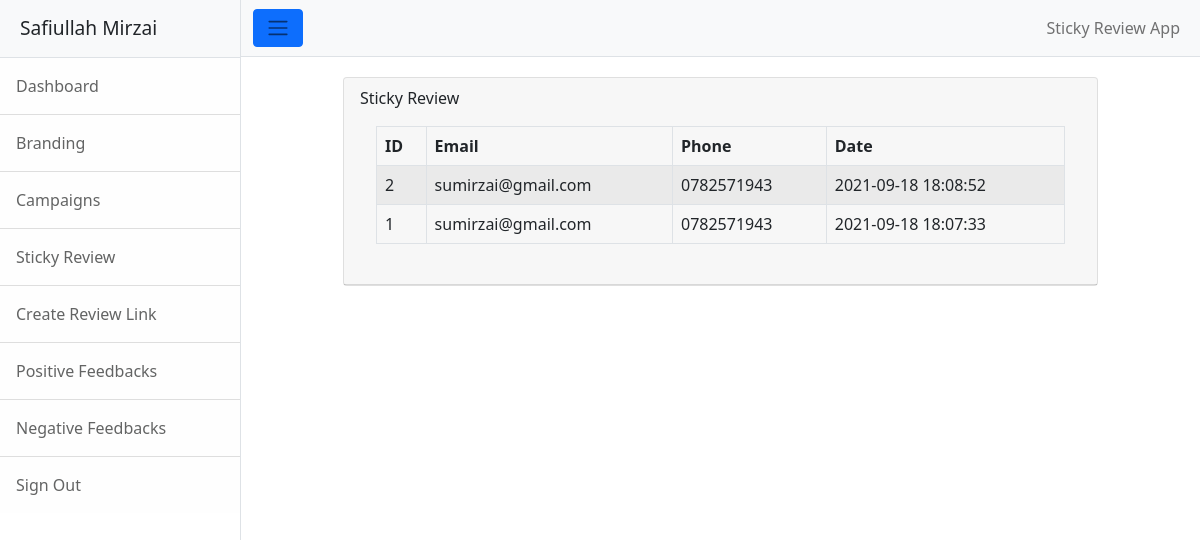
/NegativeFeedbacks/index.php (signed in), run on the app's committed database.
### tables this page shows
CREATE TABLE `negative_fb` (
  `nf_id` int(11) NOT NULL,
  `nf_email` varchar(255) NOT NULL,
  `nf_phone` varchar(255) NOT NULL,
  `created_at` timestamp NOT NULL DEFAULT current_timestamp()
);

### Controllers/NegetiveFeed.php (called while the page is built)
<?php
class NegetiveFeed
{
    function __construct($conn) {
        $this->conn = $conn;
    }
    public function index() {
        $data       =    array();
        $sql        =    "SELECT * FROM negative_fb  order by nf_id desc";
        $result     =    $this->conn->query($sql);
        if($result->num_rows > 0) {
            $data        =   mysqli_fetch_all($result, MYSQLI_ASSOC);
        }
        return $data;
    }
}

### NegativeFeedbacks/index.php (the view, shortened to what this page needs)
<?php
require_once ('../includes/header.php');
require_once ('../includes/db.php');
require_once '../Controllers/NegetiveFeed.php';
$db = new DBController();
$conn = $db->connect();
$dCtrl  =	new NegetiveFeed($conn);
$reviews = $dCtrl->index();
?>
<div class="container">
    <div class="row justify-content-center" style="margin-top: 20px;">
        <div class="col-md-10">
            <div class="card">
                <div class="card-header">Sticky Review
                <div class="card-body table-responsive">
                    <table class="table table-bordered table-hovered table-striped" id="productTable">
                        <thead>
                        <th>  ID </th>
                        <th>  Email </th>
                        <th> Phone </th>
                        <th> Date </th>
                        </thead>
                        <tbody>
                        <?php
                        foreach($reviews as $review) : ?>
                            <tr>
                                <td id="b_id"> <?php echo $review['nf_id']; ?> </td>
                                <td> <?php echo $review['nf_email']; ?> </td>
                                <td> <?php echo $review['nf_phone']; ?> </td>
                                <td> <?php echo $review['created_at']; ?> </td>
                            </tr>
                        <?php endforeach; ?>
                        </tbody>
                    </table>
                </div>
            </div>
        </div>
    </div>
</div>
</div>
    <?php require_once ('../includes/footer.php');?>

### data on the page
negative_fb: nf_id "2", nf_email "sumirzai@gmail.com", nf_phone "0782571943", created_at "2021-09-18 18:08:52"
negative_fb: nf_id "1", nf_email "sumirzai@gmail.com", nf_phone "0782571943", created_at "2021-09-18 18:07:33"

### other printed values
$_SESSION['username'] "Safiullah Mirzai"
